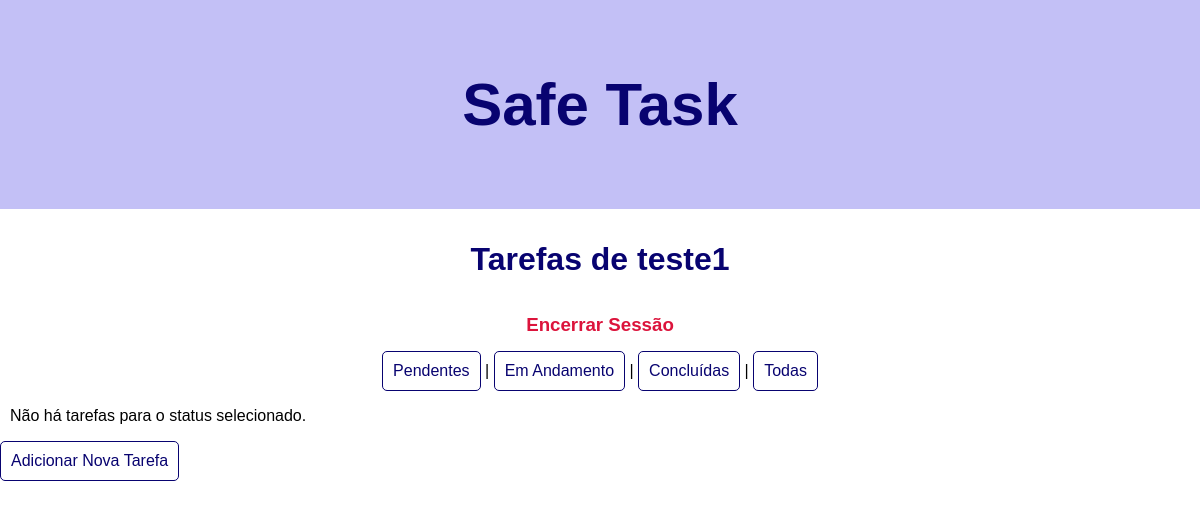
The app's page /tarefas_page/1, older data.
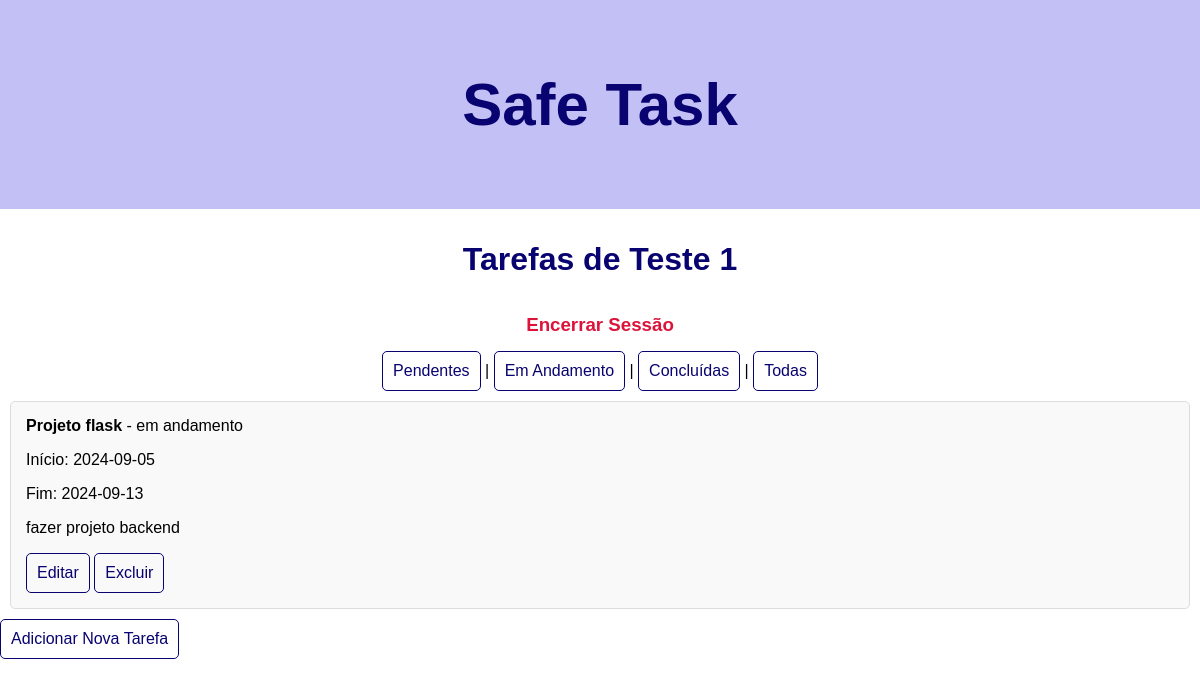
The same page, newer data.
### models.py (models this page shows, shortened)
class Usuario(db.Model):
    __tablename__ = 'usuarios'
    id = db.Column(db.Integer, primary_key = True, autoincrement=True)
    nome = db.Column(db.String(150), unique = True, nullable = False)
    email = db.Column(db.String(150), unique = True, nullable = False)
    telefone = db.Column(db.String(150), unique = True, nullable = False)
    senha = db.Column(db.String(20), unique = False, nullable = False)

class Tarefa(db.Model):
    __tablename__ = 'tarefas'
    id = db.Column(db.Integer, primary_key=True, autoincrement=True)
    titulo = db.Column(db.String(150), nullable=False)
    data_inicio = db.Column(db.Date, nullable=False)
    data_fim = db.Column(db.Date, nullable=False)
    descricao = db.Column(db.Text, nullable=False)
    status = db.Column(db.String(20), nullable=False)
    usuario_id = db.Column(db.Integer, db.ForeignKey('usuarios.id'), nullable=False)

### app.py (the view)
@app.route('/tarefas_page/<int:usuario_id>', methods=['GET'])
def tarefas_page(usuario_id):
    usuario = db.session.query(Usuario).filter_by(id=usuario_id).first()
    status_filtro = request.args.get('status')
    if status_filtro:
        tarefas = db.session.query(Tarefa).filter_by(usuario_id=usuario_id, status=status_filtro).all()
    else:
        tarefas = db.session.query(Tarefa).filter_by(usuario_id=usuario_id).all()
    return render_template('tarefas_page.html', usuario=usuario, tarefas=tarefas)

### templates/tarefas_page.html (shortened to what this page needs)
<!DOCTYPE html>
<html lang="pt-br">
<head>
    <link rel="stylesheet" href="{{ url_for('static', filename='style_tarefas.css') }}">
</head>
<header>
    <div class="namepagina">
        <h1>Safe Task</h1>
    </div>
</header>
<body>
    <h1 class="nome_usuario">Tarefas de {{ usuario.nome }}</h1>
    <h3 class="logout-container"><a href="/" class="logout"> Encerrar Sessão</a></h3>
    <div>
        <a href="/tarefas_page/{{ usuario.id }}?status=pendente">Pendentes</a> |
        <a href="/tarefas_page/{{ usuario.id }}?status=em andamento">Em Andamento</a> |
        <a href="/tarefas_page/{{ usuario.id }}?status=concluída">Concluídas</a> |
        <a href="/tarefas_page/{{ usuario.id }}">Todas</a>
    </div>
    <ul>
        {% for tarefa in tarefas %}
            <li>
                <strong>{{ tarefa.titulo }}</strong> - {{ tarefa.status }}
                <p>Início: {{ tarefa.data_inicio }}</p>
                <p>Fim: {{ tarefa.data_fim }}</p>
                <p>{{ tarefa.descricao }}</p>
                <a href="/editar_tarefa/{{ tarefa.id }}">Editar</a>
                <a href = '/deletar_tarefa/{{tarefa.id}}'> Excluir </a>
            </li>
        {% else %}
            <p>Não há tarefas para o status selecionado.</p>
        {% endfor %}
    </ul>
    <a href="/tarefas/{{ usuario.id }}">Adicionar Nova Tarefa</a>
</body>
</html>

Row changes from the older to the newer data that the page shows:
changed Usuario: nome "teste1" → "Teste 1"
added Tarefa: titulo "Projeto flask", status "em andamento", data_inicio "2024-09-05", data_fim "2024-09-13", descricao "fazer projeto backend"
Text that changed along with them:
text no longer shown: "Não há tarefas para o status selecionado."
